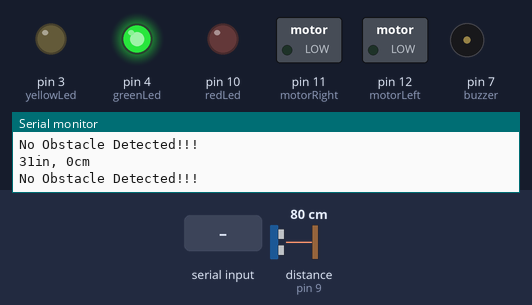
The sketch below on a simulated Arduino Uno, built with avr-gcc and run on an emulated ATmega328P. Parts: switched loads named in the sketch (green lamp = pin HIGH), output pins drawn as LEDs (lit = HIGH), buzzer (waves = sounding, pin HIGH), the last lines printed to the serial monitor. Wiring (inferred from the names in the program): ultrasonic range finder: trigger pin 8; echo pin 9. The test bench sets the inputs (shaded band); at power-on: distance to the obstacle (sensor on pin 9) 80 cm. The echo pulse lasts 58.3 µs per cm; pins used as bus, display or sensor lines are not drawn.

Above: at 1.2 s.
1.3 s: "90,45\n" received over Serial
At 2.1 s:
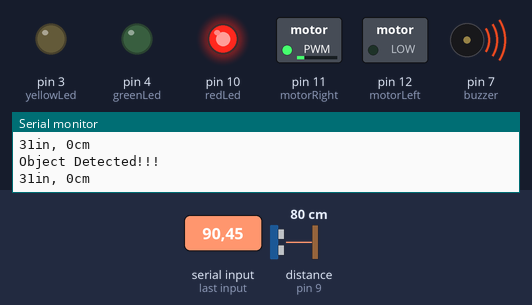
4.1 s: "30,150\n" received over Serial
At 5.1 s:
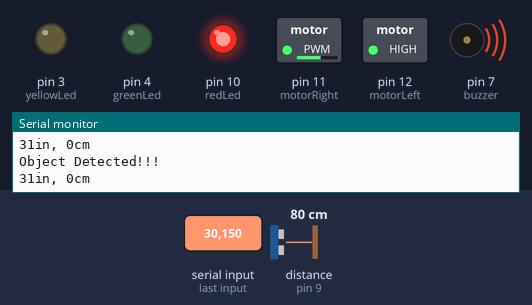
6.8 s: "200\n" received over Serial
At 7.7 s:
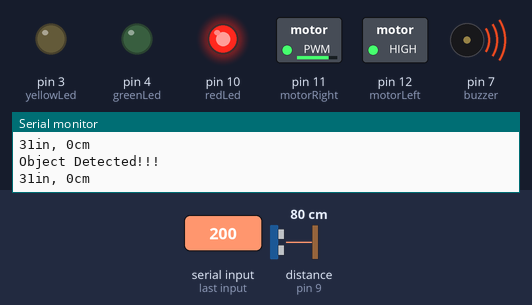
Timing chart, 0 to 9.8 s (numbered marks = the images above; inputs shaded):
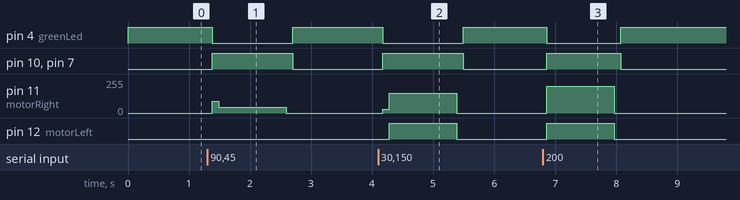

Measured:
- after the input at 1.3 s, pin 4 (greenLed): HIGH → LOW after 0.08 s, → HIGH 1.3 s later; pin 10 (redLed), pin 7 (buzzer): LOW → HIGH after 0.08 s, → LOW 1.3 s later; pin 11 (motorRight): 0/255 → 90/255 after 0.08 s, → 45/255 0.11 s later, → 0/255 1.1 s later
- after the input at 4.1 s, pin 4 (greenLed): HIGH → LOW after 0.08 s, → HIGH 1.3 s later; pin 10 (redLed), pin 7 (buzzer): LOW → HIGH after 0.08 s, → LOW 1.3 s later; pin 11 (motorRight): 0/255 → 30/255 after 0.08 s, → 150/255 0.11 s later, → 0/255 1.1 s later; pin 12 (motorLeft): LOW → HIGH after 0.18 s, → LOW 1.1 s later
- after the input at 6.8 s, pin 4 (greenLed): HIGH → LOW after 0.07 s, → HIGH 1.2 s later; pin 10 (redLed), pin 7 (buzzer): LOW → HIGH after 0.07 s, → LOW 1.2 s later; pin 11 (motorRight): 0/255 → 200/255 after 0.07 s, → 0/255 1.1 s later; pin 12 (motorLeft): LOW → HIGH after 0.07 s, → LOW 1.1 s later

The sketch:

MyRobotWithMotors.ino
```cpp
const int trigPin = 8;
const int echoPin = 9;
const int buzzer = 7;
const int greenLed = 4;
const int yellowLed = 3;
const int redLed = 10;

const int motorRight = 11;
const int motorLeft = 12;

void setup() {
  // initialize serial communication:
  Serial.begin(9600);
  pinMode(trigPin, OUTPUT);
  pinMode(echoPin, INPUT);
  pinMode(buzzer, OUTPUT);
  pinMode(greenLed, OUTPUT);
  pinMode(yellowLed, OUTPUT);
  pinMode(redLed, OUTPUT);

  pinMode(motorRight, OUTPUT);
  pinMode(motorLeft, OUTPUT);


 while(! Serial);
  Serial.println("Speed 0 to 255");
}

void loop()
{
  // establish variables for duration of the ping,
  // and the distance result in inches and centimeters:
  long duration, inches, cm;

  // The sensor is triggered by a HIGH pulse of 10 or more microseconds.
  // Give a short LOW pulse beforehand to ensure a clean HIGH pulse:

  digitalWrite(trigPin, LOW);
  delayMicroseconds(2);
  digitalWrite(trigPin, HIGH);
  delayMicroseconds(10);
  digitalWrite(trigPin, LOW);

  // Read the signal from the sensor: a HIGH pulse whose
  // duration is the time (in microseconds) from the sending
  // of the ping to the reception of its echo off of an object.

  duration = pulseIn(echoPin, HIGH);

  // convert the time into a distance
  inches = microsecondsToInches(duration);
microsecondsToCentimeters(duration);

  Serial.print(inches);
  Serial.print("in, ");
  Serial.print(cm);
  Serial.print("cm");
  Serial.println();

  if (cm == 0 && Serial.available()) {

    int speed = Serial.parseInt();
      if (speed >= 0 && speed <= 255)
      {
        analogWrite(motorLeft, speed);
        analogWrite(motorRight, speed);

        digitalWrite(buzzer, HIGH);
    digitalWrite(redLed, HIGH);
    digitalWrite(greenLed, LOW);
    Serial.println("Object Detected!!!");

        }

  }


  /*
  else if(cm == 2){
    digitalWrite(yellowLed, HIGH);
    digitalWrite(greenLed, LOW);
    digitalWrite(redLed, LOW);
    delay(1000);
    digitalWrite(yellowLed, LOW);
    }

    */
  else {
    digitalWrite(buzzer, LOW);
    digitalWrite(greenLed, HIGH);
    digitalWrite(redLed, LOW);
    Serial.println("No Obstacle Detected!!!");

    //analogWrite(motorLeft, speed);
    //analogWrite(motorRight, speed);

  }

  delay(100);
}


long microsecondsToInches(long microseconds)
{
  // According to Parallax's datasheet for the PING))), there are
  // 73.746 microseconds per inch (i.e. sound travels at 1130 feet per
  // second).  This gives the distance travelled by the ping, outbound
  // and return, so we divide by 2 to get the distance of the obstacle.
  // See: http://www.parallax.com/dl/docs/prod/acc/28015-PING-v1.3.pdf
  return microseconds / 74 / 2;
}

long microsecondsToCentimeters(long microseconds)
{
  // The speed of sound is 340 m/s or 29 microseconds per centimeter.
  // The ping travels out and back, so to find the distance of the
  // object we take half of the distance travelled.
  return microseconds / 29 / 2;
}
```
